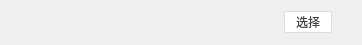
<?xml version="1.0" encoding="UTF-8"?>
<ui version="4.0">
 <class>DoublePubStuChoiceItem</class>
 <widget class="QWidget" name="DoublePubStuChoiceItem">
  <property name="geometry">
   <rect>
    <x>0</x>
    <y>0</y>
    <width>362</width>
    <height>45</height>
   </rect>
  </property>
  <property name="windowTitle">
   <string>Form</string>
  </property>
  <property name="styleSheet">
   <string notr="true">#VideoChoiceItem
{
	background-color: rgb(255, 255, 255);
	border-bottom-color:#E7EAEC;
	border-bottom-width: 1px;
}</string>
  </property>
  <layout class="QHBoxLayout" name="horizontalLayout">
   <property name="spacing">
    <number>0</number>
   </property>
   <property name="leftMargin">
    <number>30</number>
   </property>
   <property name="topMargin">
    <number>0</number>
   </property>
   <property name="rightMargin">
    <number>30</number>
   </property>
   <property name="bottomMargin">
    <number>0</number>
   </property>
   <item>
    <widget class="QLabel" name="labIcone">
     <property name="minimumSize">
      <size>
       <width>25</width>
       <height>25</height>
      </size>
     </property>
     <property name="maximumSize">
      <size>
       <width>25</width>
       <height>25</height>
      </size>
     </property>
     <property name="styleSheet">
      <string notr="true">border-image: url(:/common/img/mediaIc.png);
border-image: url(:/button/img/button/head.png);</string>
     </property>
     <property name="text">
      <string/>
     </property>
    </widget>
   </item>
   <item>
    <spacer name="horizontalSpacer_2">
     <property name="orientation">
      <enum>Qt::Horizontal</enum>
     </property>
     <property name="sizeType">
      <enum>QSizePolicy::Fixed</enum>
     </property>
     <property name="sizeHint" stdset="0">
      <size>
       <width>5</width>
       <height>20</height>
      </size>
     </property>
    </spacer>
   </item>
   <item>
    <widget class="QLabel" name="labFile">
     <property name="sizePolicy">
      <sizepolicy hsizetype="Expanding" vsizetype="Preferred">
       <horstretch>0</horstretch>
       <verstretch>0</verstretch>
      </sizepolicy>
     </property>
     <property name="styleSheet">
      <string notr="true">font: 14px &quot;微软雅黑&quot;;
color:rgba(68,68,68,255);</string>
     </property>
     <property name="text">
      <string/>
     </property>
    </widget>
   </item>
   <item>
    <widget class="QLabel" name="labEnableIco">
     <property name="minimumSize">
      <size>
       <width>16</width>
       <height>16</height>
      </size>
     </property>
     <property name="maximumSize">
      <size>
       <width>16</width>
       <height>16</height>
      </size>
     </property>
     <property name="styleSheet">
      <string notr="true">border-image: url(:/idention/img/idention/Sigh.png);</string>
     </property>
     <property name="text">
      <string/>
     </property>
    </widget>
   </item>
   <item>
    <widget class="GifButton" name="btnChoice">
     <property name="enabled">
      <bool>true</bool>
     </property>
     <property name="minimumSize">
      <size>
       <width>48</width>
       <height>22</height>
      </size>
     </property>
     <property name="maximumSize">
      <size>
       <width>48</width>
       <height>22</height>
      </size>
     </property>
     <property name="styleSheet">
      <string notr="true">QPushButton{
font:14px &quot;微软雅黑&quot;;
  color:rgb(68, 68, 68);
  border:1px solid rgb(221, 221, 221);
  background:rgb(255, 255, 255);
	  border-radius:2px;
}


QPushButton:hover{
	color: rgb(255, 255, 255);
	background:rgba(82,204,144,255);
	border:1px solid rgba(82,204,144,0);
}
QPushButton:pressed{
	color: rgb(68,68,68);
	border:1px solid rgb(221, 221, 221);
	background:rgb(255, 255, 255);
}
QPushButton:!enabled{
		color: rgba(82,204,144,255);
	border:0px solid rgb(255, 255, 255);
	background:rgb(255, 255, 255);
}</string>
     </property>
     <property name="text">
      <string>选择</string>
     </property>
     <property name="flat">
      <bool>true</bool>
     </property>
    </widget>
   </item>
  </layout>
 </widget>
 <customwidgets>
  <customwidget>
   <class>GifButton</class>
   <extends>QPushButton</extends>
   <header>gifbutton.h</header>
  </customwidget>
 </customwidgets>
 <resources>
  <include location="../../VLive/VLive.qrc"/>
 </resources>
 <connections/>
</ui>
